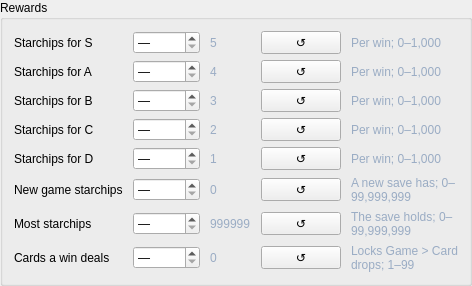
            <widget class="QGroupBox" name="limitsRewardsGroup">
             <property name="title">
              <string>Rewards</string>
             </property>
             <layout class="QGridLayout" name="limitsRewardsGroupLayout">
              <property name="horizontalSpacing">
               <number>10</number>
              </property>
              <property name="verticalSpacing">
               <number>6</number>
              </property>
              <item row="0" column="0">
               <widget class="QLabel" name="limit_starchip_prize_S_label">
                <property name="text">
                 <string>Starchips for S</string>
                </property>
                <property name="toolTip">
                 <string>Per win</string>
                </property>
                <property name="wordWrap">
                 <bool>true</bool>
                </property>
                <property name="sizePolicy">
                 <sizepolicy hsizetype="MinimumExpanding" vsizetype="Preferred">
                  <horstretch>0</horstretch>
                  <verstretch>0</verstretch>
                 </sizepolicy>
                </property>
               </widget>
              </item>
              <item row="0" column="1">
               <widget class="QSpinBox" name="limit_starchip_prize_S_spin">
                <property name="specialValueText">
                 <string>—</string>
                </property>
                <property name="minimum">
                 <number>-1</number>
                </property>
                <property name="maximum">
                 <number>1000</number>
                </property>
                <property name="value">
                 <number>-1</number>
                </property>
                <property name="toolTip">
                 <string>Starchips for S: Per win. Retail: 5.</string>
                </property>
               </widget>
              </item>
              <item row="0" column="2">
               <widget class="QLabel" name="limit_starchip_prize_S_retail">
                <property name="text">
                 <string>5</string>
                </property>
                <property name="toolTip">
                 <string>The game's own value when this field is left unset.</string>
                </property>
                <property name="styleSheet">
                 <string>color:#9aacc4</string>
                </property>
               </widget>
              </item>
              <item row="0" column="3">
               <widget class="QPushButton" name="reset_starchip_prize_S_button">
                <property name="text">
                 <string>↺</string>
                </property>
                <property name="toolTip">
                 <string>Use the game's value for this setting</string>
                </property>
               </widget>
              </item>
              <item row="0" column="4">
               <widget class="QLabel" name="limit_starchip_prize_S_hint">
                <property name="text">
                 <string>Per win; 0–1,000</string>
                </property>
                <property name="toolTip">
                 <string>Per win</string>
                </property>
                <property name="styleSheet">
                 <string>color:#9aacc4</string>
                </property>
                <property name="wordWrap">
                 <bool>true</bool>
                </property>
               </widget>
              </item>
              <item row="1" column="0">
               <widget class="QLabel" name="limit_starchip_prize_A_label">
                <property name="text">
                 <string>Starchips for A</string>
                </property>
                <property name="toolTip">
                 <string>Per win</string>
                </property>
                <property name="wordWrap">
                 <bool>true</bool>
                </property>
                <property name="sizePolicy">
                 <sizepolicy hsizetype="MinimumExpanding" vsizetype="Preferred">
                  <horstretch>0</horstretch>
                  <verstretch>0</verstretch>
                 </sizepolicy>
                </property>
               </widget>
              </item>
              <item row="1" column="1">
               <widget class="QSpinBox" name="limit_starchip_prize_A_spin">
                <property name="specialValueText">
                 <string>—</string>
                </property>
                <property name="minimum">
                 <number>-1</number>
                </property>
                <property name="maximum">
                 <number>1000</number>
                </property>
                <property name="value">
                 <number>-1</number>
                </property>
                <property name="toolTip">
                 <string>Starchips for A: Per win. Retail: 4.</string>
                </property>
               </widget>
              </item>
              <item row="1" column="2">
               <widget class="QLabel" name="limit_starchip_prize_A_retail">
                <property name="text">
                 <string>4</string>
                </property>
                <property name="toolTip">
                 <string>The game's own value when this field is left unset.</string>
                </property>
                <property name="styleSheet">
                 <string>color:#9aacc4</string>
                </property>
               </widget>
              </item>
              <item row="1" column="3">
               <widget class="QPushButton" name="reset_starchip_prize_A_button">
                <property name="text">
                 <string>↺</string>
                </property>
                <property name="toolTip">
                 <string>Use the game's value for this setting</string>
                </property>
               </widget>
              </item>
              <item row="1" column="4">
               <widget class="QLabel" name="limit_starchip_prize_A_hint">
                <property name="text">
                 <string>Per win; 0–1,000</string>
                </property>
                <property name="toolTip">
                 <string>Per win</string>
                </property>
                <property name="styleSheet">
                 <string>color:#9aacc4</string>
                </property>
                <property name="wordWrap">
                 <bool>true</bool>
                </property>
               </widget>
              </item>
              <item row="2" column="0">
               <widget class="QLabel" name="limit_starchip_prize_B_label">
                <property name="text">
                 <string>Starchips for B</string>
                </property>
                <property name="toolTip">
                 <string>Per win</string>
                </property>
                <property name="wordWrap">
                 <bool>true</bool>
                </property>
                <property name="sizePolicy">
                 <sizepolicy hsizetype="MinimumExpanding" vsizetype="Preferred">
                  <horstretch>0</horstretch>
                  <verstretch>0</verstretch>
                 </sizepolicy>
                </property>
               </widget>
              </item>
              <item row="2" column="1">
               <widget class="QSpinBox" name="limit_starchip_prize_B_spin">
                <property name="specialValueText">
                 <string>—</string>
                </property>
                <property name="minimum">
                 <number>-1</number>
                </property>
                <property name="maximum">
                 <number>1000</number>
                </property>
                <property name="value">
                 <number>-1</number>
                </property>
                <property name="toolTip">
                 <string>Starchips for B: Per win. Retail: 3.</string>
                </property>
               </widget>
              </item>
              <item row="2" column="2">
               <widget class="QLabel" name="limit_starchip_prize_B_retail">
                <property name="text">
                 <string>3</string>
                </property>
                <property name="toolTip">
                 <string>The game's own value when this field is left unset.</string>
                </property>
                <property name="styleSheet">
                 <string>color:#9aacc4</string>
                </property>
               </widget>
              </item>
              <item row="2" column="3">
               <widget class="QPushButton" name="reset_starchip_prize_B_button">
                <property name="text">
                 <string>↺</string>
                </property>
                <property name="toolTip">
                 <string>Use the game's value for this setting</string>
                </property>
               </widget>
              </item>
              <item row="2" column="4">
               <widget class="QLabel" name="limit_starchip_prize_B_hint">
                <property name="text">
                 <string>Per win; 0–1,000</string>
                </property>
                <property name="toolTip">
                 <string>Per win</string>
                </property>
                <property name="styleSheet">
                 <string>color:#9aacc4</string>
                </property>
                <property name="wordWrap">
                 <bool>true</bool>
                </property>
               </widget>
              </item>
              <item row="3" column="0">
               <widget class="QLabel" name="limit_starchip_prize_C_label">
                <property name="text">
                 <string>Starchips for C</string>
                </property>
                <property name="toolTip">
                 <string>Per win</string>
                </property>
                <property name="wordWrap">
                 <bool>true</bool>
                </property>
                <property name="sizePolicy">
                 <sizepolicy hsizetype="MinimumExpanding" vsizetype="Preferred">
                  <horstretch>0</horstretch>
                  <verstretch>0</verstretch>
                 </sizepolicy>
                </property>
               </widget>
              </item>
              <item row="3" column="1">
               <widget class="QSpinBox" name="limit_starchip_prize_C_spin">
                <property name="specialValueText">
                 <string>—</string>
                </property>
                <property name="minimum">
                 <number>-1</number>
                </property>
                <property name="maximum">
                 <number>1000</number>
                </property>
                <property name="value">
                 <number>-1</number>
                </property>
                <property name="toolTip">
                 <string>Starchips for C: Per win. Retail: 2.</string>
                </property>
               </widget>
              </item>
              <item row="3" column="2">
               <widget class="QLabel" name="limit_starchip_prize_C_retail">
                <property name="text">
                 <string>2</string>
                </property>
                <property name="toolTip">
                 <string>The game's own value when this field is left unset.</string>
                </property>
                <property name="styleSheet">
                 <string>color:#9aacc4</string>
                </property>
               </widget>
              </item>
              <item row="3" column="3">
               <widget class="QPushButton" name="reset_starchip_prize_C_button">
                <property name="text">
                 <string>↺</string>
                </property>
                <property name="toolTip">
                 <string>Use the game's value for this setting</string>
                </property>
               </widget>
              </item>
              <item row="3" column="4">
               <widget class="QLabel" name="limit_starchip_prize_C_hint">
                <property name="text">
                 <string>Per win; 0–1,000</string>
                </property>
                <property name="toolTip">
                 <string>Per win</string>
                </property>
                <property name="styleSheet">
                 <string>color:#9aacc4</string>
                </property>
                <property name="wordWrap">
                 <bool>true</bool>
                </property>
               </widget>
              </item>
              <item row="4" column="0">
               <widget class="QLabel" name="limit_starchip_prize_D_label">
                <property name="text">
                 <string>Starchips for D</string>
                </property>
                <property name="toolTip">
                 <string>Per win</string>
                </property>
                <property name="wordWrap">
                 <bool>true</bool>
                </property>
                <property name="sizePolicy">
                 <sizepolicy hsizetype="MinimumExpanding" vsizetype="Preferred">
                  <horstretch>0</horstretch>
                  <verstretch>0</verstretch>
                 </sizepolicy>
                </property>
               </widget>
              </item>
              <item row="4" column="1">
               <widget class="QSpinBox" name="limit_starchip_prize_D_spin">
                <property name="specialValueText">
                 <string>—</string>
                </property>
                <property name="minimum">
                 <number>-1</number>
                </property>
                <property name="maximum">
                 <number>1000</number>
                </property>
                <property name="value">
                 <number>-1</number>
                </property>
                <property name="toolTip">
                 <string>Starchips for D: Per win. Retail: 1.</string>
                </property>
               </widget>
              </item>
              <item row="4" column="2">
               <widget class="QLabel" name="limit_starchip_prize_D_retail">
                <property name="text">
                 <string>1</string>
                </property>
                <property name="toolTip">
                 <string>The game's own value when this field is left unset.</string>
                </property>
                <property name="styleSheet">
                 <string>color:#9aacc4</string>
                </property>
               </widget>
              </item>
              <item row="4" column="3">
               <widget class="QPushButton" name="reset_starchip_prize_D_button">
                <property name="text">
                 <string>↺</string>
                </property>
                <property name="toolTip">
                 <string>Use the game's value for this setting</string>
                </property>
               </widget>
              </item>
              <item row="4" column="4">
               <widget class="QLabel" name="limit_starchip_prize_D_hint">
                <property name="text">
                 <string>Per win; 0–1,000</string>
                </property>
                <property name="toolTip">
                 <string>Per win</string>
                </property>
                <property name="styleSheet">
                 <string>color:#9aacc4</string>
                </property>
                <property name="wordWrap">
                 <bool>true</bool>
                </property>
               </widget>
              </item>
              <item row="5" column="0">
               <widget class="QLabel" name="limit_new_game_starchips_label">
                <property name="text">
                 <string>New game starchips</string>
                </property>
                <property name="toolTip">
                 <string>A new save has</string>
                </property>
                <property name="wordWrap">
                 <bool>true</bool>
                </property>
                <property name="sizePolicy">
                 <sizepolicy hsizetype="MinimumExpanding" vsizetype="Preferred">
                  <horstretch>0</horstretch>
                  <verstretch>0</verstretch>
                 </sizepolicy>
                </property>
               </widget>
              </item>
              <item row="5" column="1">
               <widget class="QSpinBox" name="limit_new_game_starchips_spin">
                <property name="specialValueText">
                 <string>—</string>
                </property>
                <property name="minimum">
                 <number>-1</number>
                </property>
                <property name="maximum">
                 <number>99999999</number>
                </property>
                <property name="value">
                 <number>-1</number>
                </property>
                <property name="toolTip">
                 <string>New game starchips: A new save has. Retail: 0.</string>
                </property>
               </widget>
              </item>
              <item row="5" column="2">
               <widget class="QLabel" name="limit_new_game_starchips_retail">
                <property name="text">
                 <string>0</string>
                </property>
                <property name="toolTip">
                 <string>The game's own value when this field is left unset.</string>
                </property>
                <property name="styleSheet">
                 <string>color:#9aacc4</string>
                </property>
               </widget>
              </item>
              <item row="5" column="3">
               <widget class="QPushButton" name="reset_new_game_starchips_button">
                <property name="text">
                 <string>↺</string>
                </property>
                <property name="toolTip">
                 <string>Use the game's value for this setting</string>
                </property>
               </widget>
              </item>
              <item row="5" column="4">
               <widget class="QLabel" name="limit_new_game_starchips_hint">
                <property name="text">
                 <string>A new save has; 0–99,999,999</string>
                </property>
                <property name="toolTip">
                 <string>A new save has</string>
                </property>
                <property name="styleSheet">
                 <string>color:#9aacc4</string>
                </property>
                <property name="wordWrap">
                 <bool>true</bool>
                </property>
               </widget>
              </item>
              <item row="6" column="0">
               <widget class="QLabel" name="limit_starchips_label">
                <property name="text">
                 <string>Most starchips</string>
                </property>
                <property name="toolTip">
                 <string>The save holds</string>
                </property>
                <property name="wordWrap">
                 <bool>true</bool>
                </property>
                <property name="sizePolicy">
                 <sizepolicy hsizetype="MinimumExpanding" vsizetype="Preferred">
                  <horstretch>0</horstretch>
                  <verstretch>0</verstretch>
                 </sizepolicy>
                </property>
               </widget>
              </item>
              <item row="6" column="1">
               <widget class="QSpinBox" name="limit_starchips_spin">
                <property name="specialValueText">
                 <string>—</string>
                </property>
                <property name="minimum">
                 <number>-1</number>
                </property>
                <property name="maximum">
                 <number>99999999</number>
                </property>
                <property name="value">
                 <number>-1</number>
                </property>
                <property name="toolTip">
                 <string>Most starchips: The save holds. Retail: 999999.</string>
                </property>
               </widget>
              </item>
              <item row="6" column="2">
               <widget class="QLabel" name="limit_starchips_retail">
                <property name="text">
                 <string>999999</string>
                </property>
                <property name="toolTip">
                 <string>The game's own value when this field is left unset.</string>
                </property>
                <property name="styleSheet">
                 <string>color:#9aacc4</string>
                </property>
               </widget>
              </item>
              <item row="6" column="3">
               <widget class="QPushButton" name="reset_starchips_button">
                <property name="text">
                 <string>↺</string>
                </property>
                <property name="toolTip">
                 <string>Use the game's value for this setting</string>
                </property>
               </widget>
              </item>
              <item row="6" column="4">
               <widget class="QLabel" name="limit_starchips_hint">
                <property name="text">
                 <string>The save holds; 0–99,999,999</string>
                </property>
                <property name="toolTip">
                 <string>The save holds</string>
                </property>
                <property name="styleSheet">
                 <string>color:#9aacc4</string>
                </property>
                <property name="wordWrap">
                 <bool>true</bool>
                </property>
               </widget>
              </item>
              <item row="7" column="0">
               <widget class="QLabel" name="limit_card_drops_label">
                <property name="text">
                 <string>Cards a win deals</string>
                </property>
                <property name="toolTip">
                 <string>Locks Game &gt; Card drops</string>
                </property>
                <property name="wordWrap">
                 <bool>true</bool>
                </property>
                <property name="sizePolicy">
                 <sizepolicy hsizetype="MinimumExpanding" vsizetype="Preferred">
                  <horstretch>0</horstretch>
                  <verstretch>0</verstretch>
                 </sizepolicy>
                </property>
               </widget>
              </item>
              <item row="7" column="1">
               <widget class="QSpinBox" name="limit_card_drops_spin">
                <property name="specialValueText">
                 <string>—</string>
                </property>
                <property name="minimum">
                 <number>0</number>
                </property>
                <property name="maximum">
                 <number>99</number>
                </property>
                <property name="value">
                 <number>0</number>
                </property>
                <property name="toolTip">
                 <string>Cards a win deals: Locks Game &gt; Card drops. Retail: 0.</string>
                </property>
               </widget>
              </item>
              <item row="7" column="2">
               <widget class="QLabel" name="limit_card_drops_retail">
                <property name="text">
                 <string>0</string>
                </property>
                <property name="toolTip">
                 <string>The game's own value when this field is left unset.</string>
                </property>
                <property name="styleSheet">
                 <string>color:#9aacc4</string>
                </property>
               </widget>
              </item>
              <item row="7" column="3">
               <widget class="QPushButton" name="reset_card_drops_button">
                <property name="text">
                 <string>↺</string>
                </property>
                <property name="toolTip">
                 <string>Use the game's value for this setting</string>
                </property>
               </widget>
              </item>
              <item row="7" column="4">
               <widget class="QLabel" name="limit_card_drops_hint">
                <property name="text">
                 <string>Locks Game &gt; Card drops; 1–99</string>
                </property>
                <property name="toolTip">
                 <string>Locks Game &gt; Card drops</string>
                </property>
                <property name="styleSheet">
                 <string>color:#9aacc4</string>
                </property>
                <property name="wordWrap">
                 <bool>true</bool>
                </property>
               </widget>
              </item>
             </layout>
             <property name="sizePolicy">
              <sizepolicy hsizetype="Ignored" vsizetype="Preferred">
               <horstretch>0</horstretch>
               <verstretch>0</verstretch>
              </sizepolicy>
             </property>
            </widget>
